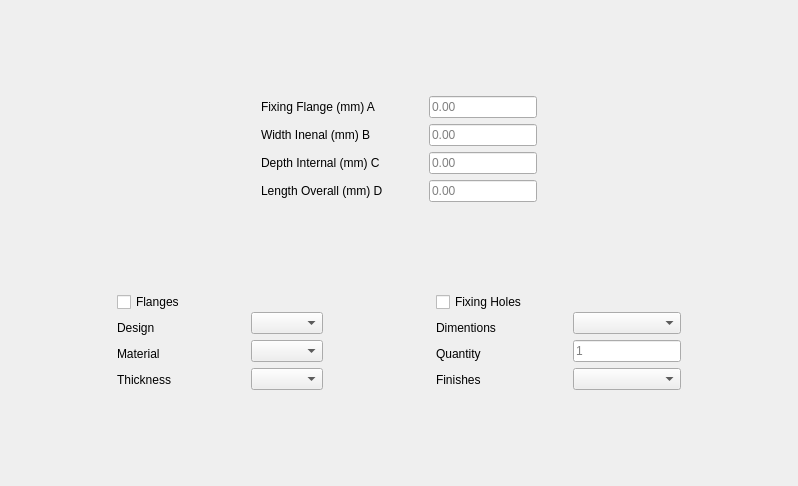
<?xml version="1.0" encoding="UTF-8"?>
<ui version="4.0">
 <class>CableCover</class>
 <widget class="QWidget" name="CableCover">
  <property name="geometry">
   <rect>
    <x>0</x>
    <y>0</y>
    <width>798</width>
    <height>486</height>
   </rect>
  </property>
  <property name="windowTitle">
   <string>Form</string>
  </property>
  <layout class="QVBoxLayout" name="verticalLayout_7">
   <item>
    <spacer name="verticalSpacer_2">
     <property name="orientation">
      <enum>Qt::Vertical</enum>
     </property>
     <property name="sizeHint" stdset="0">
      <size>
       <width>20</width>
       <height>52</height>
      </size>
     </property>
    </spacer>
   </item>
   <item>
    <layout class="QHBoxLayout" name="horizontalLayout_5">
     <item>
      <spacer name="horizontalSpacer_4">
       <property name="orientation">
        <enum>Qt::Horizontal</enum>
       </property>
       <property name="sizeHint" stdset="0">
        <size>
         <width>40</width>
         <height>20</height>
        </size>
       </property>
      </spacer>
     </item>
     <item>
      <layout class="QHBoxLayout" name="horizontalLayout_3">
       <item>
        <layout class="QVBoxLayout" name="verticalLayout_5">
         <item>
          <widget class="QLabel" name="label_9">
           <property name="text">
            <string>Fixing Flange (mm) A</string>
           </property>
          </widget>
         </item>
         <item>
          <widget class="QLabel" name="label_10">
           <property name="text">
            <string>Width Inenal (mm) B</string>
           </property>
          </widget>
         </item>
         <item>
          <widget class="QLabel" name="label_11">
           <property name="text">
            <string>Depth Internal (mm) C</string>
           </property>
          </widget>
         </item>
         <item>
          <widget class="QLabel" name="label_12">
           <property name="text">
            <string>Length Overall (mm) D</string>
           </property>
          </widget>
         </item>
        </layout>
       </item>
       <item>
        <spacer name="horizontalSpacer_3">
         <property name="orientation">
          <enum>Qt::Horizontal</enum>
         </property>
         <property name="sizeHint" stdset="0">
          <size>
           <width>40</width>
           <height>20</height>
          </size>
         </property>
        </spacer>
       </item>
       <item>
        <layout class="QVBoxLayout" name="verticalLayout_6">
         <item>
          <widget class="QLineEdit" name="lineEdit_2">
           <property name="inputMethodHints">
            <set>Qt::ImhDigitsOnly</set>
           </property>
           <property name="text">
            <string/>
           </property>
           <property name="frame">
            <bool>true</bool>
           </property>
           <property name="placeholderText">
            <string>0.00</string>
           </property>
          </widget>
         </item>
         <item>
          <widget class="QLineEdit" name="lineEdit_3">
           <property name="inputMethodHints">
            <set>Qt::ImhDigitsOnly</set>
           </property>
           <property name="text">
            <string/>
           </property>
           <property name="placeholderText">
            <string>0.00</string>
           </property>
          </widget>
         </item>
         <item>
          <widget class="QLineEdit" name="lineEdit_4">
           <property name="inputMethodHints">
            <set>Qt::ImhDigitsOnly</set>
           </property>
           <property name="text">
            <string/>
           </property>
           <property name="placeholderText">
            <string>0.00</string>
           </property>
          </widget>
         </item>
         <item>
          <widget class="QLineEdit" name="lineEdit_5">
           <property name="inputMethodHints">
            <set>Qt::ImhDigitsOnly</set>
           </property>
           <property name="text">
            <string/>
           </property>
           <property name="placeholderText">
            <string>0.00</string>
           </property>
          </widget>
         </item>
        </layout>
       </item>
      </layout>
     </item>
     <item>
      <spacer name="horizontalSpacer_5">
       <property name="orientation">
        <enum>Qt::Horizontal</enum>
       </property>
       <property name="sizeHint" stdset="0">
        <size>
         <width>40</width>
         <height>20</height>
        </size>
       </property>
      </spacer>
     </item>
    </layout>
   </item>
   <item>
    <spacer name="verticalSpacer">
     <property name="orientation">
      <enum>Qt::Vertical</enum>
     </property>
     <property name="sizeHint" stdset="0">
      <size>
       <width>20</width>
       <height>39</height>
      </size>
     </property>
    </spacer>
   </item>
   <item>
    <layout class="QHBoxLayout" name="horizontalLayout_4">
     <item>
      <spacer name="horizontalSpacer_6">
       <property name="orientation">
        <enum>Qt::Horizontal</enum>
       </property>
       <property name="sizeHint" stdset="0">
        <size>
         <width>40</width>
         <height>20</height>
        </size>
       </property>
      </spacer>
     </item>
     <item>
      <layout class="QHBoxLayout" name="horizontalLayout_2">
       <item>
        <layout class="QVBoxLayout" name="verticalLayout_4">
         <item>
          <widget class="QCheckBox" name="flanges">
           <property name="enabled">
            <bool>true</bool>
           </property>
           <property name="text">
            <string>Flanges      </string>
           </property>
          </widget>
         </item>
         <item>
          <widget class="QLabel" name="label">
           <property name="text">
            <string>Design </string>
           </property>
           <property name="buddy">
            <cstring>designComboBox</cstring>
           </property>
          </widget>
         </item>
         <item>
          <widget class="QLabel" name="label_2">
           <property name="text">
            <string>Material</string>
           </property>
           <property name="buddy">
            <cstring>materialComboBox</cstring>
           </property>
          </widget>
         </item>
         <item>
          <widget class="QLabel" name="label_3">
           <property name="text">
            <string>Thickness</string>
           </property>
           <property name="buddy">
            <cstring>materialComboBox</cstring>
           </property>
          </widget>
         </item>
        </layout>
       </item>
       <item>
        <spacer name="horizontalSpacer">
         <property name="orientation">
          <enum>Qt::Horizontal</enum>
         </property>
         <property name="sizeHint" stdset="0">
          <size>
           <width>40</width>
           <height>20</height>
          </size>
         </property>
        </spacer>
       </item>
       <item>
        <layout class="QVBoxLayout" name="verticalLayout_3">
         <item>
          <widget class="QLabel" name="label_7">
           <property name="text">
            <string/>
           </property>
          </widget>
         </item>
         <item>
          <widget class="QComboBox" name="designComboBox">
           <property name="contextMenuPolicy">
            <enum>Qt::ActionsContextMenu</enum>
           </property>
           <property name="acceptDrops">
            <bool>true</bool>
           </property>
          </widget>
         </item>
         <item>
          <widget class="QComboBox" name="materialComboBox">
           <property name="contextMenuPolicy">
            <enum>Qt::ActionsContextMenu</enum>
           </property>
           <property name="acceptDrops">
            <bool>true</bool>
           </property>
          </widget>
         </item>
         <item>
          <widget class="QComboBox" name="thicknessComboBox">
           <property name="contextMenuPolicy">
            <enum>Qt::ActionsContextMenu</enum>
           </property>
           <property name="acceptDrops">
            <bool>true</bool>
           </property>
          </widget>
         </item>
        </layout>
       </item>
      </layout>
     </item>
     <item>
      <spacer name="horizontalSpacer_8">
       <property name="orientation">
        <enum>Qt::Horizontal</enum>
       </property>
       <property name="sizeHint" stdset="0">
        <size>
         <width>40</width>
         <height>20</height>
        </size>
       </property>
      </spacer>
     </item>
     <item>
      <layout class="QHBoxLayout" name="horizontalLayout">
       <item>
        <layout class="QVBoxLayout" name="verticalLayout_2">
         <item>
          <widget class="QCheckBox" name="fixinHoles">
           <property name="enabled">
            <bool>true</bool>
           </property>
           <property name="text">
            <string>Fixing Holes</string>
           </property>
          </widget>
         </item>
         <item>
          <widget class="QLabel" name="label_4">
           <property name="text">
            <string>Dimentions</string>
           </property>
           <property name="buddy">
            <cstring>materialComboBox</cstring>
           </property>
          </widget>
         </item>
         <item>
          <widget class="QLabel" name="label_6">
           <property name="text">
            <string>Quantity</string>
           </property>
           <property name="buddy">
            <cstring>materialComboBox</cstring>
           </property>
          </widget>
         </item>
         <item>
          <widget class="QLabel" name="label_5">
           <property name="text">
            <string>Finishes</string>
           </property>
           <property name="buddy">
            <cstring>materialComboBox</cstring>
           </property>
          </widget>
         </item>
        </layout>
       </item>
       <item>
        <spacer name="horizontalSpacer_2">
         <property name="orientation">
          <enum>Qt::Horizontal</enum>
         </property>
         <property name="sizeHint" stdset="0">
          <size>
           <width>40</width>
           <height>20</height>
          </size>
         </property>
        </spacer>
       </item>
       <item>
        <layout class="QVBoxLayout" name="verticalLayout">
         <item>
          <widget class="QLabel" name="label_8">
           <property name="text">
            <string/>
           </property>
          </widget>
         </item>
         <item>
          <widget class="QComboBox" name="dimentionsComboBox">
           <property name="contextMenuPolicy">
            <enum>Qt::ActionsContextMenu</enum>
           </property>
           <property name="acceptDrops">
            <bool>true</bool>
           </property>
          </widget>
         </item>
         <item>
          <widget class="QLineEdit" name="lineEdit">
           <property name="inputMethodHints">
            <set>Qt::ImhDigitsOnly</set>
           </property>
           <property name="text">
            <string/>
           </property>
           <property name="placeholderText">
            <string>1</string>
           </property>
          </widget>
         </item>
         <item>
          <widget class="QComboBox" name="finishComboBox">
           <property name="contextMenuPolicy">
            <enum>Qt::ActionsContextMenu</enum>
           </property>
           <property name="acceptDrops">
            <bool>true</bool>
           </property>
          </widget>
         </item>
        </layout>
       </item>
      </layout>
     </item>
     <item>
      <spacer name="horizontalSpacer_7">
       <property name="orientation">
        <enum>Qt::Horizontal</enum>
       </property>
       <property name="sizeHint" stdset="0">
        <size>
         <width>40</width>
         <height>20</height>
        </size>
       </property>
      </spacer>
     </item>
    </layout>
   </item>
   <item>
    <spacer name="verticalSpacer_3">
     <property name="orientation">
      <enum>Qt::Vertical</enum>
     </property>
     <property name="sizeHint" stdset="0">
      <size>
       <width>20</width>
       <height>52</height>
      </size>
     </property>
    </spacer>
   </item>
  </layout>
 </widget>
 <tabstops>
  <tabstop>lineEdit_2</tabstop>
  <tabstop>lineEdit_3</tabstop>
  <tabstop>lineEdit_4</tabstop>
  <tabstop>lineEdit_5</tabstop>
  <tabstop>flanges</tabstop>
  <tabstop>fixinHoles</tabstop>
  <tabstop>designComboBox</tabstop>
  <tabstop>materialComboBox</tabstop>
  <tabstop>thicknessComboBox</tabstop>
  <tabstop>dimentionsComboBox</tabstop>
  <tabstop>lineEdit</tabstop>
  <tabstop>finishComboBox</tabstop>
 </tabstops>
 <resources/>
 <connections/>
</ui>
